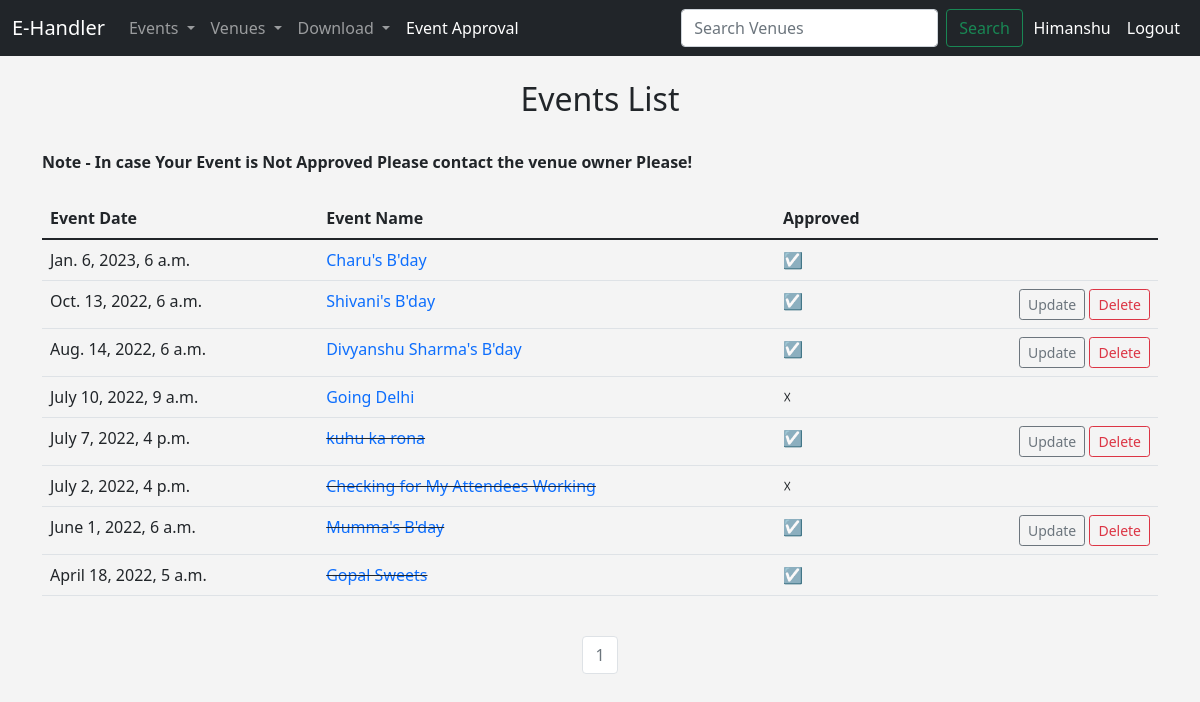
Page /events (signed in) on the committed database.
### events/models.py (models this page shows)
class Event(models.Model):
    name=models.CharField('Event Name',max_length=120)
    event_date=models.DateTimeField('Event Date ')
    venue= models.ForeignKey(Venue,blank=True,null=True,on_delete=models.CASCADE)
    manager= models.ForeignKey(User,blank=True,null=True,on_delete=models.SET_NULL)
    description=models.TextField(blank=True)
    attendees= models.ManyToManyField(User,blank=True,related_name="all_users")
    approved=models.BooleanField("Approced",default=False)
    def __str__(self):
        return self.name
    @property
    def days_left(self):
        today=date.today()
        days_left=self.event_date.date()-today
        return str(days_left).split(",",1)[0]

### events/views.py (the view)
# urls.py: path('events',views.all_events,name='list-events'),
def all_events(request):
    if request.user.is_authenticated:
        p=Paginator(Event.objects.all().order_by('-event_date'),8)
        page= request.GET.get('page')
        event_list=p.get_page(page)
        return render(request,'events/event_list.html',{
            'event_list':event_list}
            )
    else:
        messages.success(request,("You are not logged in, Please Log in first"))
        return redirect('home')

### events/templates/events/event_list.html (shortened to what this page needs)
{% extends 'events/base.html' %}
{%block content%}
<center>
    <h2>Events List</h2>
</center>
<br>
<b align="left">Note - In case Your Event is Not Approved Please contact the venue owner Please!</b>
<center>
    <br>
    <table class="table table-hover">
        <thead>
            <tr>
                <th scope="col">Event Date</th>
                <th scope="col">Event Name</th>
                <th scope="col">Approved</th>
            </tr>
        </thead>
        {%for event in event_list%}
        <tr>
            <td align="left">{{event.event_date}}</td>
            <td>
                {%if '-' in event.days_left%}
                <del><a href="{% url 'show_event'  event.id %}" style="text-decoration: none;">{{event}}</a></del>
                {%else%}
                <a href="{% url 'show_event'  event.id %}" style="text-decoration: none;">{{event}}</a>
                {%endif%}
            </td>
            {%if event.approved %}
            <td>&#9745 </td>
            {%else%}
            <td>&#9747</td>
            {%endif%}
            {% if user.is_authenticated and event.manager == user %}
            <td align="right">
                <a href="{% url 'update-event'  event.id %}" style="text-decoration: none;"
                    class="btn btn-outline-secondary btn-sm"> Update</a>
                <a href="{% url 'delete-event'  event.id %}" style="text-decoration: none;"
                    class="btn btn-outline-danger btn-sm"> Delete</a>
            </td>
            {%else%}
            <td align="right"></td>
            {%endif%}
        </tr>
        {%endfor%}
    </table>
    <br>
    <nav aria-label="Page navigation example">
        <ul class="pagination justify-content-center">
            {% for i in event_list.paginator.page_range %}
            {% if i == event_list.number %}
            <li class="page-item disabled"><a class="page-link" href="#"> {{event_list.number}}
                </a></li>
            {% else %}
            <li class="page-item"><a class="page-link" href="?page={{i}}">{{ i }}</a></li>
            {%endif%}
            {%endfor%}
        </ul>
    </nav>
</center>
{%endblock%}

### events/templates/events/base.html (shortened to what this page needs)
{%load static %}
<!doctype html>
<html lang="en">
<head>
    <link href="https://cdn.jsdelivr.net/npm/bootstrap@5.1.3/dist/css/bootstrap.min.css" rel="stylesheet"
>
</head>
<body>
    {% include 'events/navbar.html'%}
    <br>
    <div class="container">
        {%block content%}
        {%endblock%}
    </div>
</body>
</html>

### events/templates/events/navbar.html (shortened to what this page needs)
<nav class="navbar navbar-expand-lg navbar-dark bg-dark">
    <div class="container-fluid">
        <a class="navbar-brand" href="{%url 'home' %}">E-Handler</a>
        <div class="collapse navbar-collapse" id="navbarSupportedContent">
            <ul class="navbar-nav me-auto mb-2 mb-lg-0">
                {%if user.is_authenticated %}
                <li class="nav-item dropdown">
                    <a class="nav-link dropdown-toggle" href="#" id="navbarDropdown" role="button"
                        data-toggle="dropdown" aria-haspopup="true" aria-expanded="false">
                        Events
                    </a>
                </li>
                <li class="nav-item dropdown">
                    <a class="nav-link dropdown-toggle" href="#" id="navbarDropdown" role="button"
                        data-toggle="dropdown" aria-haspopup="true" aria-expanded="false">
                        Venues
                    </a>
                </li>
                <li class="nav-item dropdown">
                    <a class="nav-link dropdown-toggle" href="#" id="navbarDropdown" role="button"
                        data-toggle="dropdown" aria-haspopup="true" aria-expanded="false">
                        Download
                    </a>
                </li>
                <li class="nav-item">
                    <a class="nav-link active" aria-current="page" href="{% url 'approve_events' %}">Event Approval</a>
                </li>
                {%endif%}
            </ul>
            {% if user.is_authenticated %}
            <form class="d-flex" method=POST action="{% url 'search-venues' %}" style="padding-right: 0.7mm;">
                <input class="form-control me-2" type="search" placeholder="Search Venues" aria-label="Search"
                    name="searched_data">
                <button class="btn btn-outline-success" type="submit">Search</button>
            </form>
            <div style="color: white; padding: 0.5rem 0.5rem;"> {{user.first_name}} </div>
            <a class="nav-link active" aria-current="page" href="{% url 'logout-user' %}"
                style="color: white; padding: 0.5rem 0.5rem">Logout</a>
            {% else %}
            <a class="nav-link active" aria-current="page" href="{% url 'register-user' %}"
                style="color: white; padding: 0.5rem 0.5rem">Signup</a>
            <a class="nav-link active" aria-current="page" href="{% url 'login-user' %}"
                style="color: white; padding: 0.5rem 0.5rem">Login</a>
            {% endif %}
        </div>
    </div>
</nav>

### events/templates/events/base.html (style rules this page uses)
body { background: #f4f4f4; }

### rows in the picture
Event: event_date "Jan. 6, 2023, 6 a.m.", name "Charu's B'day"
Event: event_date "Oct. 13, 2022, 6 a.m.", name "Shivani's B'day", shows "Update"
Event: event_date "Aug. 14, 2022, 6 a.m.", name "Divyanshu Sharma's B'day", shows "Update"
Event: event_date "July 10, 2022, 9 a.m.", name "Going Delhi"
Event: event_date "July 7, 2022, 4 p.m.", name "kuhu ka rona", shows "Update"
Event: event_date "July 2, 2022, 4 p.m.", name "Checking for My Attendees Working"
Event: event_date "June 1, 2022, 6 a.m.", name "Mumma's B'day", shows "Update"
Event: event_date "April 18, 2022, 5 a.m.", name "Gopal Sweets"

### other values in the picture
{{ user.first_name }} "Himanshu"
{{ event_list.number }} "1"
